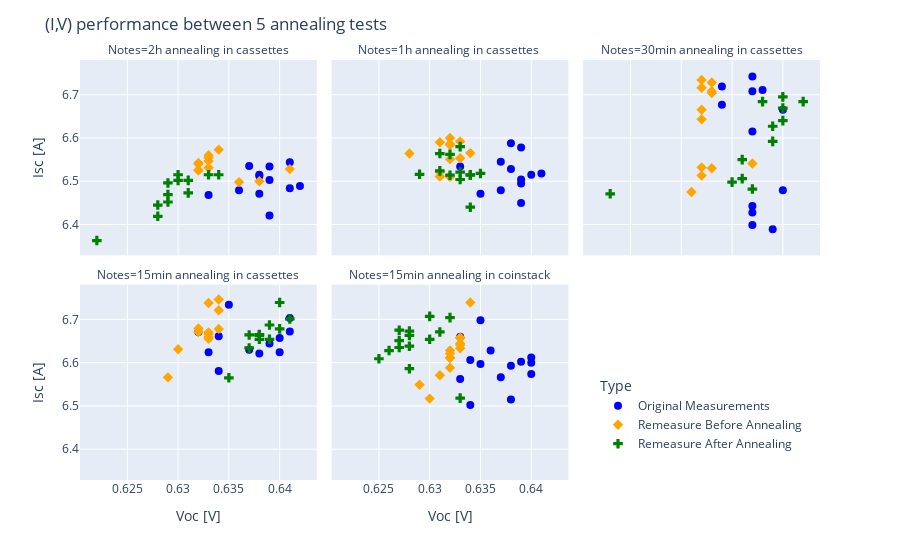

The notebook cell saved with this chart:
### Markdown cell above
### Which group has the most overlap of green cross and blue dots?

### Code cell
fig_IV = px.scatter(Annealing_test, x="Voc [V]", y="Isc [A]", 
                 color="Type", facet_col="Notes",
                 color_discrete_sequence = ["blue","orange", "green"],
                 symbol_sequence=["circle","diamond","cross"],
                symbol="Type", facet_col_wrap=3)
fig_IV.update_traces(marker_size=8)
fig_IV.update_layout(title="(I,V) performance between 5 annealing tests",
                  legend=dict(y=0.05, x=0.7)
                 )
fig_IV.show()
fig_IV.write_image("2.1 (I,V) performance between 5 annealing tests.png", scale=3, width=900, height=600)

### Figure 1 — Plotly figure (JSON) as saved in the notebook; plotly's stock layout.template omitted (floating-point values rounded to 4 significant figures)
{"data": [{"hovertemplate": "Type=Original Measurements<br>Notes=2h annealing in cassettes<br>Voc [V]=%{x}<br>Isc [A]=%{y}<extra></extra>", "legendgroup": "Original Measurements", "marker": {"color": "blue", "size": 8, "symbol": "circle"}, "mode": "markers", "name": "Original Measurements", "orientation": "v", "showlegend": true, "type": "scatter", "x": [0.633, 0.641, 0.639, 0.637, 0.636, 0.638, 0.639, 0.638, 0.638, 0.639, 0.642, 0.641], "xaxis": "x4", "y": [6.468, 6.484, 6.421, 6.535, 6.479, 6.515, 6.534, 6.512, 6.471, 6.503, 6.489, 6.544], "yaxis": "y4"}, {"hovertemplate": "Type=Original Measurements<br>Notes=1h annealing in cassettes <br>Voc [V]=%{x}<br>Isc [A]=%{y}<extra></extra>", "legendgroup": "Original Measurements", "marker": {"color": "blue", "size": 8, "symbol": "circle"}, "mode": "markers", "name": "Original Measurements", "orientation": "v", "showlegend": false, "type": "scatter", "x": [0.637, 0.638, 0.639, 0.641, 0.639, 0.633, 0.638, 0.64, 0.639, 0.637, 0.639, 0.635], "xaxis": "x5", "y": [6.479, 6.588, 6.578, 6.518, 6.45, 6.534, 6.528, 6.515, 6.495, 6.545, 6.504, 6.471], "yaxis": "y5"}, {"hovertemplate": "Type=Original Measurements<br>Notes=30min annealing in cassettes<br>Voc [V]=%{x}<br>Isc [A]=%{y}<extra></extra>", "legendgroup": "Original Measurements", "marker": {"color": "blue", "size": 8, "symbol": "circle"}, "mode": "markers", "name": "Original Measurements", "orientation": "v", "showlegend": false, "type": "scatter", "x": [0.64, 0.637, 0.637, 0.639, 0.637, 0.637, 0.638, 0.637, 0.634, 0.637, 0.64, 0.634], "xaxis": "x6", "y": [6.479, 6.443, 6.399, 6.389, 6.428, 6.708, 6.711, 6.742, 6.677, 6.615, 6.665, 6.719], "yaxis": "y6"}, {"hovertemplate": "Type=Original Measurements<br>Notes=15min annealing in cassettes<br>Voc [V]=%{x}<br>Isc [A]=%{y}<extra></extra>", "legendgroup": "Original Measurements", "marker": {"color": "blue", "size": 8, "symbol": "circle"}, "mode": "markers", "name": "Original Measurements", "orientation": "v", "showlegend": false, "type": "scatter", "x": [0.641, 0.635, 0.634, 0.64, 0.633, 0.637, 0.638, 0.634, 0.641, 0.639, 0.64, 0.632], "xaxis": "x", "y": [6.703, 6.734, 6.581, 6.657, 6.624, 6.63, 6.621, 6.661, 6.672, 6.644, 6.624, 6.671], "yaxis": "y"}, {"hovertemplate": "Type=Original Measurements<br>Notes=15min annealing in coinstack<br>Voc [V]=%{x}<br>Isc [A]=%{y}<extra></extra>", "legendgroup": "Original Measurements", "marker": {"color": "blue", "size": 8, "symbol": "circle"}, "mode": "markers", "name": "Original Measurements", "orientation": "v", "showlegend": false, "type": "scatter", "x": [0.635, 0.634, 0.633, 0.636, 0.638, 0.639, 0.64, 0.64, 0.634, 0.635, 0.633, 0.64, 0.637, 0.638], "xaxis": "x2", "y": [6.698, 6.502, 6.66, 6.628, 6.593, 6.602, 6.612, 6.574, 6.606, 6.597, 6.562, 6.6, 6.566, 6.515], "yaxis": "y2"}, {"hovertemplate": "Type=Remeasure Before Annealing<br>Notes=2h annealing in cassettes<br>Voc [V]=%{x}<br>Isc [A]=%{y}<extra></extra>", "legendgroup": "Remeasure Before Annealing", "marker": {"color": "orange", "size": 8, "symbol": "diamond"}, "mode": "markers", "name": "Remeasure Before Annealing", "orientation": "v", "showlegend": true, "type": "scatter", "x": [0.641, 0.638, 0.636, 0.634, 0.632, 0.633, 0.633, 0.632, 0.632, 0.633, 0.632, 0.633], "xaxis": "x4", "y": [6.528, 6.5, 6.498, 6.573, 6.54, 6.547, 6.555, 6.542, 6.525, 6.531, 6.526, 6.56], "yaxis": "y4"}, {"hovertemplate": "Type=Remeasure Before Annealing<br>Notes=1h annealing in cassettes <br>Voc [V]=%{x}<br>Isc [A]=%{y}<extra></extra>", "legendgroup": "Remeasure Before Annealing", "marker": {"color": "orange", "size": 8, "symbol": "diamond"}, "mode": "markers", "name": "Remeasure Before Annealing", "orientation": "v", "showlegend": false, "type": "scatter", "x": [0.631, 0.631, 0.632, 0.634, 0.632, 0.632, 0.628, 0.633, 0.632, 0.632, 0.633, 0.631], "xaxis": "x5", "y": [6.511, 6.59, 6.6, 6.565, 6.51, 6.586, 6.564, 6.553, 6.551, 6.584, 6.592, 6.521], "yaxis": "y5"}, {"hovertemplate": "Type=Remeasure Before Annealing<br>Notes=30min annealing in cassettes<br>Voc [V]=%{x}<br>Isc [A]=%{y}<extra></extra>", "legendgroup": "Remeasure Before Annealing", "marker": {"color": "orange", "size": 8, "symbol": "diamond"}, "mode": "markers", "name": "Remeasure Before Annealing", "orientation": "v", "showlegend": false, "type": "scatter", "x": [0.637, 0.633, 0.631, 0.632, 0.632, 0.633, 0.633, 0.632, 0.633, 0.632, 0.632, 0.632], "xaxis": "x6", "y": [6.541, 6.53, 6.475, 6.513, 6.532, 6.728, 6.708, 6.716, 6.704, 6.643, 6.665, 6.734], "yaxis": "y6"}, {"hovertemplate": "Type=Remeasure Before Annealing<br>Notes=15min annealing in cassettes<br>Voc [V]=%{x}<br>Isc [A]=%{y}<extra></extra>", "legendgroup": "Remeasure Before Annealing", "marker": {"color": "orange", "size": 8, "symbol": "diamond"}, "mode": "markers", "name": "Remeasure Before Annealing", "orientation": "v", "showlegend": false, "type": "scatter", "x": [0.634, 0.633, 0.629, 0.633, 0.63, 0.632, 0.633, 0.632, 0.633, 0.634, 0.633, 0.634], "xaxis": "x", "y": [6.721, 6.738, 6.566, 6.659, 6.631, 6.671, 6.67, 6.679, 6.655, 6.678, 6.666, 6.746], "yaxis": "y"}, {"hovertemplate": "Type=Remeasure Before Annealing<br>Notes=15min annealing in coinstack<br>Voc [V]=%{x}<br>Isc [A]=%{y}<extra></extra>", "legendgroup": "Remeasure Before Annealing", "marker": {"color": "orange", "size": 8, "symbol": "diamond"}, "mode": "markers", "name": "Remeasure Before Annealing", "orientation": "v", "showlegend": false, "type": "scatter", "x": [0.634, 0.629, 0.633, 0.632, 0.632, 0.633, 0.633, 0.632, 0.632, 0.633, 0.632, 0.633, 0.631, 0.63], "xaxis": "x2", "y": [6.739, 6.549, 6.657, 6.611, 6.611, 6.633, 6.658, 6.588, 6.628, 6.641, 6.621, 6.644, 6.571, 6.517], "yaxis": "y2"}, {"hovertemplate": "Type=Remeasure After Annealing<br>Notes=2h annealing in cassettes<br>Voc [V]=%{x}<br>Isc [A]=%{y}<extra></extra>", "legendgroup": "Remeasure After Annealing", "marker": {"color": "green", "size": 8, "symbol": "cross"}, "mode": "markers", "name": "Remeasure After Annealing", "orientation": "v", "showlegend": true, "type": "scatter", "x": [0.622, 0.629, 0.628, 0.629, 0.628, 0.629, 0.63, 0.631, 0.63, 0.631, 0.633, 0.634], "xaxis": "x4", "y": [6.363, 6.469, 6.419, 6.496, 6.445, 6.452, 6.515, 6.502, 6.502, 6.473, 6.515, 6.515], "yaxis": "y4"}, {"hovertemplate": "Type=Remeasure After Annealing<br>Notes=1h annealing in cassettes <br>Voc [V]=%{x}<br>Isc [A]=%{y}<extra></extra>", "legendgroup": "Remeasure After Annealing", "marker": {"color": "green", "size": 8, "symbol": "cross"}, "mode": "markers", "name": "Remeasure After Annealing", "orientation": "v", "showlegend": false, "type": "scatter", "x": [0.629, 0.631, 0.633, 0.632, 0.632, 0.633, 0.631, 0.634, 0.633, 0.634, 0.635, 0.634], "xaxis": "x5", "y": [6.516, 6.564, 6.58, 6.562, 6.514, 6.521, 6.524, 6.515, 6.504, 6.514, 6.518, 6.44], "yaxis": "y5"}, {"hovertemplate": "Type=Remeasure After Annealing<br>Notes=30min annealing in cassettes<br>Voc [V]=%{x}<br>Isc [A]=%{y}<extra></extra>", "legendgroup": "Remeasure After Annealing", "marker": {"color": "green", "size": 8, "symbol": "cross"}, "mode": "markers", "name": "Remeasure After Annealing", "orientation": "v", "showlegend": false, "type": "scatter", "x": [0.637, 0.635, 0.623, 0.636, 0.636, 0.638, 0.64, 0.64, 0.639, 0.639, 0.64, 0.642], "xaxis": "x6", "y": [6.482, 6.498, 6.471, 6.506, 6.55, 6.684, 6.669, 6.695, 6.627, 6.592, 6.64, 6.684], "yaxis": "y6"}, {"hovertemplate": "Type=Remeasure After Annealing<br>Notes=15min annealing in cassettes<br>Voc [V]=%{x}<br>Isc [A]=%{y}<extra></extra>", "legendgroup": "Remeasure After Annealing", "marker": {"color": "green", "size": 8, "symbol": "cross"}, "mode": "markers", "name": "Remeasure After Annealing", "orientation": "v", "showlegend": false, "type": "scatter", "x": [0.638, 0.64, 0.635, 0.638, 0.637, 0.638, 0.638, 0.639, 0.64, 0.637, 0.639, 0.641], "xaxis": "x", "y": [6.665, 6.739, 6.565, 6.654, 6.634, 6.663, 6.664, 6.687, 6.678, 6.664, 6.654, 6.701], "yaxis": "y"}, {"hovertemplate": "Type=Remeasure After Annealing<br>Notes=15min annealing in coinstack<br>Voc [V]=%{x}<br>Isc [A]=%{y}<extra></extra>", "legendgroup": "Remeasure After Annealing", "marker": {"color": "green", "size": 8, "symbol": "cross"}, "mode": "markers", "name": "Remeasure After Annealing", "orientation": "v", "showlegend": false, "type": "scatter", "x": [0.628, 0.628, 0.632, 0.627, 0.625, 0.628, 0.63, 0.631, 0.626, 0.628, 0.63, 0.627, 0.627, 0.633], "xaxis": "x2", "y": [6.673, 6.586, 6.704, 6.651, 6.609, 6.663, 6.707, 6.671, 6.628, 6.638, 6.654, 6.675, 6.635, 6.518], "yaxis": "y2"}], "layout": {"annotations": [{"font": {}, "showarrow": false, "text": "Notes=15min annealing in cassettes", "x": 0.16, "xanchor": "center", "xref": "paper", "y": 0.465, "yanchor": "bottom", "yref": "paper"}, {"font": {}, "showarrow": false, "text": "Notes=15min annealing in coinstack", "x": 0.5, "xanchor": "center", "xref": "paper", "y": 0.465, "yanchor": "bottom", "yref": "paper"}, {"font": {}, "showarrow": false, "text": "Notes=2h annealing in cassettes", "x": 0.16, "xanchor": "center", "xref": "paper", "y": 1.0, "yanchor": "bottom", "yref": "paper"}, {"font": {}, "showarrow": false, "text": "Notes=1h annealing in cassettes ", "x": 0.5, "xanchor": "center", "xref": "paper", "y": 1.0, "yanchor": "bottom", "yref": "paper"}, {"font": {}, "showarrow": false, "text": "Notes=30min annealing in cassettes", "x": 0.84, "xanchor": "center", "xref": "paper", "y": 1.0, "yanchor": "bottom", "yref": "paper"}], "legend": {"title": {"text": "Type"}, "tracegroupgap": 0, "x": 0.7, "y": 0.05}, "margin": {"t": 60}, "title": {"text": "(I,V) performance between 5 annealing tests"}, "xaxis": {"anchor": "y", "domain": [0, 0.32], "title": {"text": "Voc [V]"}}, "xaxis2": {"anchor": "y2", "domain": [0.34, 0.66], "matches": "x", "title": {"text": "Voc [V]"}}, "xaxis3": {"anchor": "y3", "domain": [0.68, 1.0], "matches": "x", "title": {"text": "Voc [V]"}}, "xaxis4": {"anchor": "y4", "domain": [0, 0.32], "matches": "x", "showticklabels": false}, "xaxis5": {"anchor": "y5", "domain": [0.34, 0.66], "matches": "x", "showticklabels": false}, "xaxis6": {"anchor": "y6", "domain": [0.68, 1.0], "matches": "x", "showticklabels": false}, "yaxis": {"anchor": "x", "domain": [0, 0.465], "title": {"text": "Isc [A]"}}, "yaxis2": {"anchor": "x2", "domain": [0, 0.465], "matches": "y", "showticklabels": false}, "yaxis3": {"anchor": "x3", "domain": [0, 0.465], "matches": "y", "showticklabels": false}, "yaxis4": {"anchor": "x4", "domain": [0.535, 1.0], "matches": "y", "title": {"text": "Isc [A]"}}, "yaxis5": {"anchor": "x5", "domain": [0.535, 1.0], "matches": "y", "showticklabels": false}, "yaxis6": {"anchor": "x6", "domain": [0.535, 1.0], "matches": "y", "showticklabels": false}}}
